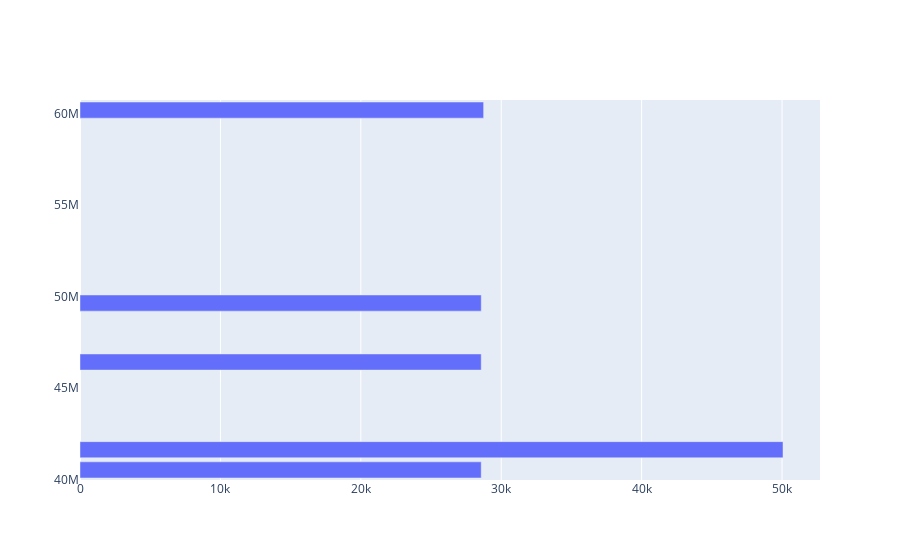

The notebook cell saved with this chart:
### Code cell
import pandas as pd
import numpy as np
import plotly.offline as py
import plotly.graph_objs as go

N = 20
x = np.linspace(0, 1, N)
y = np.abs(np.random.randn(N))
df = pd.DataFrame({'xxx': x, 'yyy': y})
df.head()

data = [
    go.Bar(
        x=data_canada['business_loc_id'], # assign x as the dataframe column 'x'
        y=data_canada['total_revenue'],
        orientation='h',
    )
]

# IPython notebook
py.iplot(data, filename='pandas-horizontal-bar')

#url = py.plot(data, filename='pandas-horizontal-bar')

### Figure 1 — Plotly figure (JSON) as saved in the notebook; plotly's stock layout.template omitted (floating-point values rounded to 4 significant figures)
{"data": [{"orientation": "h", "type": "bar", "x": ["0000028747", "0000028577", "0000028576", "0000050068", "0000028575"], "y": [60200000.0, 49650000.0, 46430000.0, 41630000.0, 40530000.0]}], "layout": {}}
